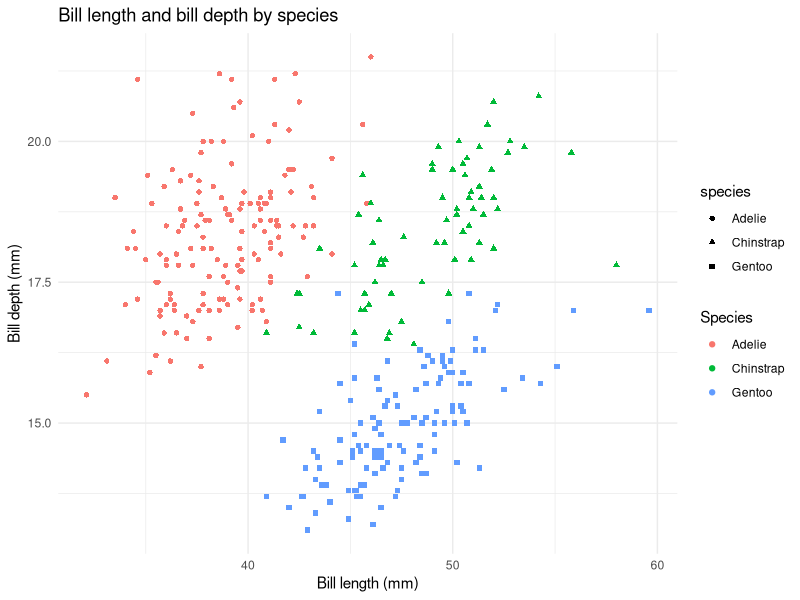
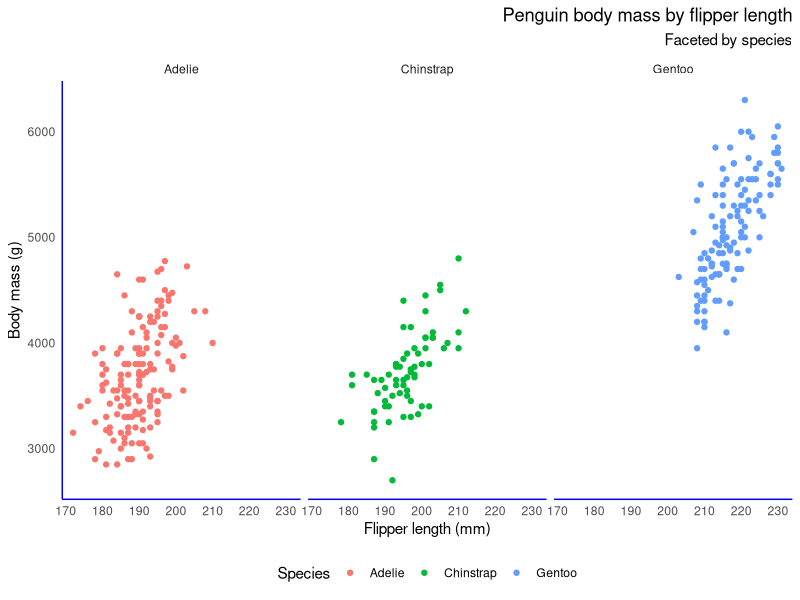
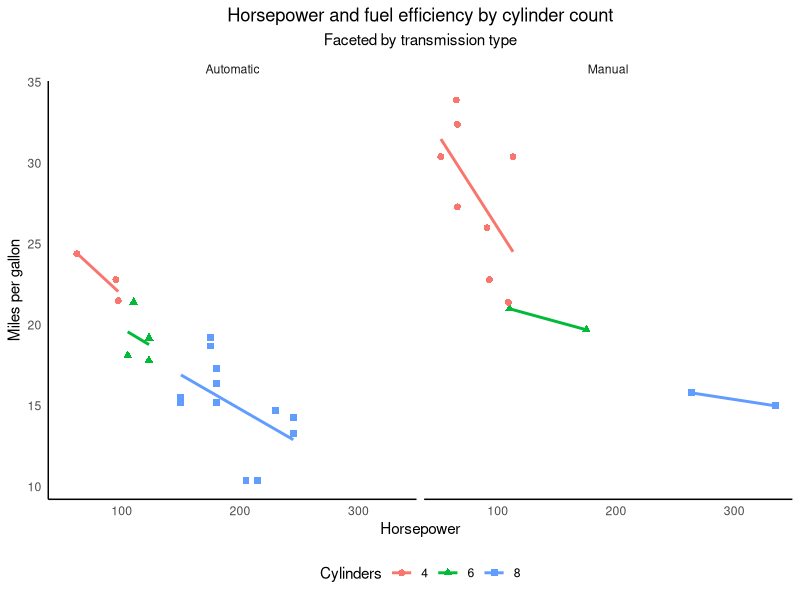

Source code (R) for these figures, in order:
## ---- chunk 1
library(tidyverse)
library(palmerpenguins)
## ---- chunk 2

ggplot(
  data = penguins,
  mapping = aes(
    x = bill_length_mm,
    y = bill_depth_mm,
    color = species,
    shape = species
  )
) +
  geom_point() +
  labs(
    title = "Bill length and bill depth by species",
    x = "Bill length (mm)",
    y = "Bill depth (mm)",
    color = "Species"
  ) +
  theme_minimal()
## ---- chunk 3

my.theme <- theme_minimal() +
  theme(
    plot.title = element_text(hjust = 1),
    plot.subtitle = element_text(hjust = 1),
    legend.position = "bottom",
    panel.grid.major = element_blank(),
    panel.grid.minor = element_blank(),
    axis.line = element_line(color = "blue")
  )

ggplot(
  data = penguins,
  mapping = aes(x = flipper_length_mm, y = body_mass_g, color = species)
) +
  geom_point() +
  facet_wrap(~species) +
  labs(
    title = "Penguin body mass by flipper length",
    subtitle = "Faceted by species",
    x = "Flipper length (mm)",
    y = "Body mass (g)",
    color = "Species"
  ) +
  my.theme
## ---- chunk 4

my.theme <- theme_minimal() +
  theme(
    plot.title = element_text(hjust = 0.5),
    plot.subtitle = element_text(hjust = 0.5),
    legend.position = "bottom",
    panel.grid.major = element_blank(),
    panel.grid.minor = element_blank(),
    axis.line = element_line(color = "black")
  )

ggplot(
  data = mtcars,
  mapping = aes(x = hp, y = mpg, color = factor(cyl), shape = factor(cyl))
) +
  geom_point(size = 2) +
  geom_smooth(method = "lm", se = FALSE) +
  facet_wrap(
    ~am,
    labeller = labeller(am = c("0" = "Automatic", "1" = "Manual"))
  ) +
  labs(
    title = "Horsepower and fuel efficiency by cylinder count",
    subtitle = "Faceted by transmission type",
    x = "Horsepower",
    y = "Miles per gallon",
    color = "Cylinders",
    shape = "Cylinders"
  ) +
  my.theme
